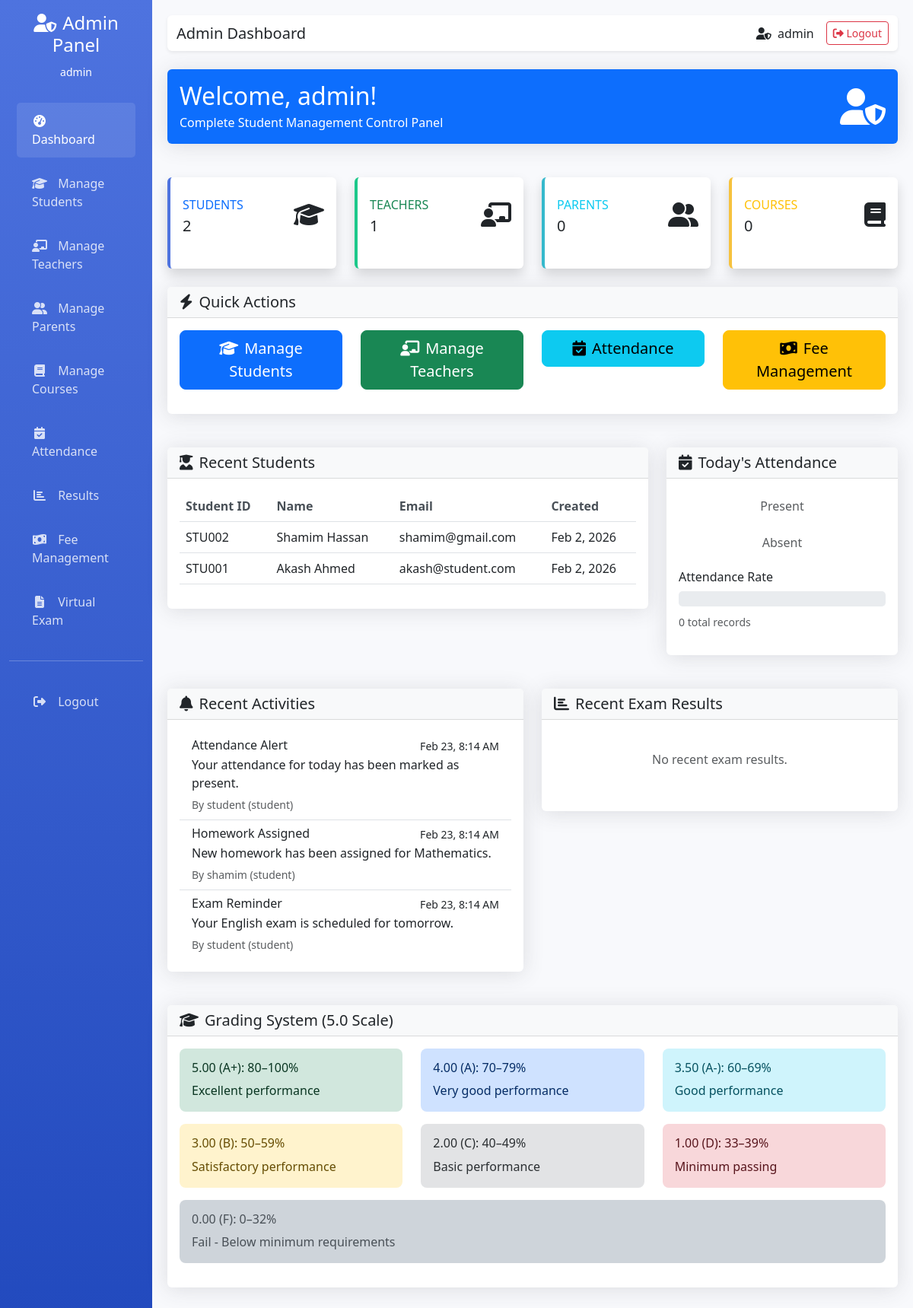
Page /admin/dashboard.php (signed in) on the committed database.
### tables this page shows
CREATE TABLE `students` (
  `id` int(11) NOT NULL,
  `student_id` varchar(20) NOT NULL,
  `first_name` varchar(50) NOT NULL,
  `last_name` varchar(50) NOT NULL,
  `email` varchar(100) NOT NULL,
  `phone` varchar(20) DEFAULT NULL,
  `address` text DEFAULT NULL,
  `date_of_birth` date DEFAULT NULL,
  `status` enum('active','inactive') NOT NULL DEFAULT 'active',
  `created_at` timestamp NOT NULL DEFAULT current_timestamp(),
  `updated_at` timestamp NOT NULL DEFAULT current_timestamp() ON UPDATE current_timestamp(),
  `parent_id` int(11) DEFAULT NULL,
  `advisor_id` int(11) DEFAULT NULL,
  `user_id` int(11) DEFAULT NULL
);

CREATE TABLE `notifications` (
  `id` int(11) NOT NULL,
  `user_id` int(11) NOT NULL,
  `title` varchar(255) NOT NULL,
  `message` text NOT NULL,
  `type` enum('attendance','homework','exam','payment','general') NOT NULL,
  `is_read` tinyint(1) NOT NULL DEFAULT 0,
  `created_at` timestamp NOT NULL DEFAULT current_timestamp()
);

CREATE TABLE `users` (
  `id` int(11) NOT NULL,
  `username` varchar(50) NOT NULL,
  `password` varchar(255) NOT NULL,
  `role` enum('admin','student','teacher','parent') NOT NULL DEFAULT 'admin',
  `first_name` varchar(50) DEFAULT NULL,
  `last_name` varchar(50) DEFAULT NULL,
  `email` varchar(100) DEFAULT NULL,
  `phone` varchar(20) DEFAULT NULL,
  `student_id` int(11) DEFAULT NULL,
  `subject_id` int(11) DEFAULT NULL,
  `assigned_classes` text DEFAULT NULL,
  `profile_image` varchar(255) DEFAULT NULL,
  `last_login` timestamp NULL DEFAULT NULL,
  `is_active` tinyint(1) NOT NULL DEFAULT 1,
  `created_at` timestamp NOT NULL DEFAULT current_timestamp(),
  `updated_at` timestamp NOT NULL DEFAULT current_timestamp() ON UPDATE current_timestamp()
);

### admin/dashboard.php (the view, shortened to what the rows shown need)
<?php
require_once '../includes/config.php';
$recent_activities = $conn->query("SELECT n.*, u.username, u.role
                                   FROM notifications n
                                   JOIN users u ON n.user_id = u.id
                                   ORDER BY n.created_at DESC
                                   LIMIT 5");
$recent_students = $conn->query("SELECT * FROM students ORDER BY created_at DESC LIMIT 5");
?>
<!DOCTYPE html>
<html lang="en">
<head>
    <link href="https://cdn.jsdelivr.net/npm/bootstrap@5.3.0/dist/css/bootstrap.min.css" rel="stylesheet">
    <link rel="stylesheet" href="https://cdnjs.cloudflare.com/ajax/libs/font-awesome/6.4.0/css/all.min.css">
    <link href="../assets/css/style.css" rel="stylesheet">
</head>
<body>
    <div class="container-fluid">
        <div class="row">
            <main class="col-md-9 ms-sm-auto col-lg-10 main-content">
                <div class="row mb-4">
                    <div class="col-12">
                        <div class="card bg-primary text-white">
                            <div class="card-body">
                                <div class="d-flex justify-content-between align-items-center">
                                    <div>
                                        <h2 class="mb-1">Welcome, <?php echo htmlspecialchars($_SESSION['user_username']); ?>!</h2>
                                    </div>
                                </div>
                            </div>
                        </div>
                    </div>
                </div>
                <div class="row">
                    <div class="col-md-8">
                        <div class="card">
                            <div class="card-body">
                                <?php if ($recent_students->num_rows > 0): ?>
                                    <div class="table-responsive">
                                        <table class="table table-hover">
                                            <thead>
                                                <tr>
                                                    <th>Student ID</th>
                                                    <th>Name</th>
                                                    <th>Email</th>
                                                    <th>Created</th>
                                                </tr>
                                            </thead>
                                            <tbody>
                                                <?php while($student = $recent_students->fetch_assoc()): ?>
                                                    <tr>
                                                        <td><?php echo htmlspecialchars($student['student_id']); ?></td>
                                                        <td><?php echo htmlspecialchars($student['first_name'] . ' ' . $student['last_name']); ?></td>
                                                        <td><?php echo htmlspecialchars($student['email']); ?></td>
                                                        <td><?php echo date('M j, Y', strtotime($student['created_at'])); ?></td>
                                                    </tr>
                                                <?php endwhile; ?>
                                            </tbody>
                                        </table>
                                    </div>
                                <?php else: ?>
                                    <p class="text-muted text-center py-4">No recent students found.</p>
                                <?php endif; ?>
                            </div>
                        </div>
                    </div>
                </div>
                <div class="row mt-4">
                    <div class="col-md-6">
                        <div class="card">
                            <div class="card-body">
                                <?php if ($recent_activities->num_rows > 0): ?>
                                    <div class="list-group list-group-flush">
                                        <?php while($activity = $recent_activities->fetch_assoc()): ?>
                                            <div class="list-group-item">
                                                <div class="d-flex w-100 justify-content-between">
                                                    <h6 class="mb-1"><?php echo htmlspecialchars($activity['title']); ?></h6>
                                                    <small><?php echo date('M j, g:i A', strtotime($activity['created_at'])); ?></small>
                                                </div>
                                                <p class="mb-1"><?php echo htmlspecialchars($activity['message']); ?></p>
                                                <small class="text-muted">
                                                    By <?php echo htmlspecialchars($activity['username']); ?> (<?php echo htmlspecialchars($activity['role']); ?>)
                                                </small>
                                            </div>
                                        <?php endwhile; ?>
                                    </div>
                                <?php else: ?>
                                    <p class="text-muted text-center py-4">No recent activities.</p>
                                <?php endif; ?>
                            </div>
                        </div>
                    </div>
                </div>
            </main>
        </div>
    </div>
</body>
</html>

### rows in the picture
students: student "STU002", first_name+last_name "Shamim Hassan", email "shamim@gmail.com", created_at "Feb 2, 2026"
students: student "STU001", first_name+last_name "Akash Ahmed", email "akash@student.com", created_at "Feb 2, 2026"
notifications: title "Attendance Alert", created_at "Feb 23, 8:14 AM", message "Your attendance for today has been marked as present.", user.username "student", user.role "student"
notifications: title "Homework Assigned", created_at "Feb 23, 8:14 AM", message "New homework has been assigned for Mathematics.", user.username "shamim", user.role "student"
notifications: title "Exam Reminder", created_at "Feb 23, 8:14 AM", message "Your English exam is scheduled for tomorrow.", user.username "student", user.role "student"

### other values in the picture
$_SESSION['user_username'] "admin"
$page_title "Admin Dashboard"
$total_students "2"
$total_teachers "1"
$total_parents "0"
$total_courses "0"
$attendance_summary['total_records'] "0"
